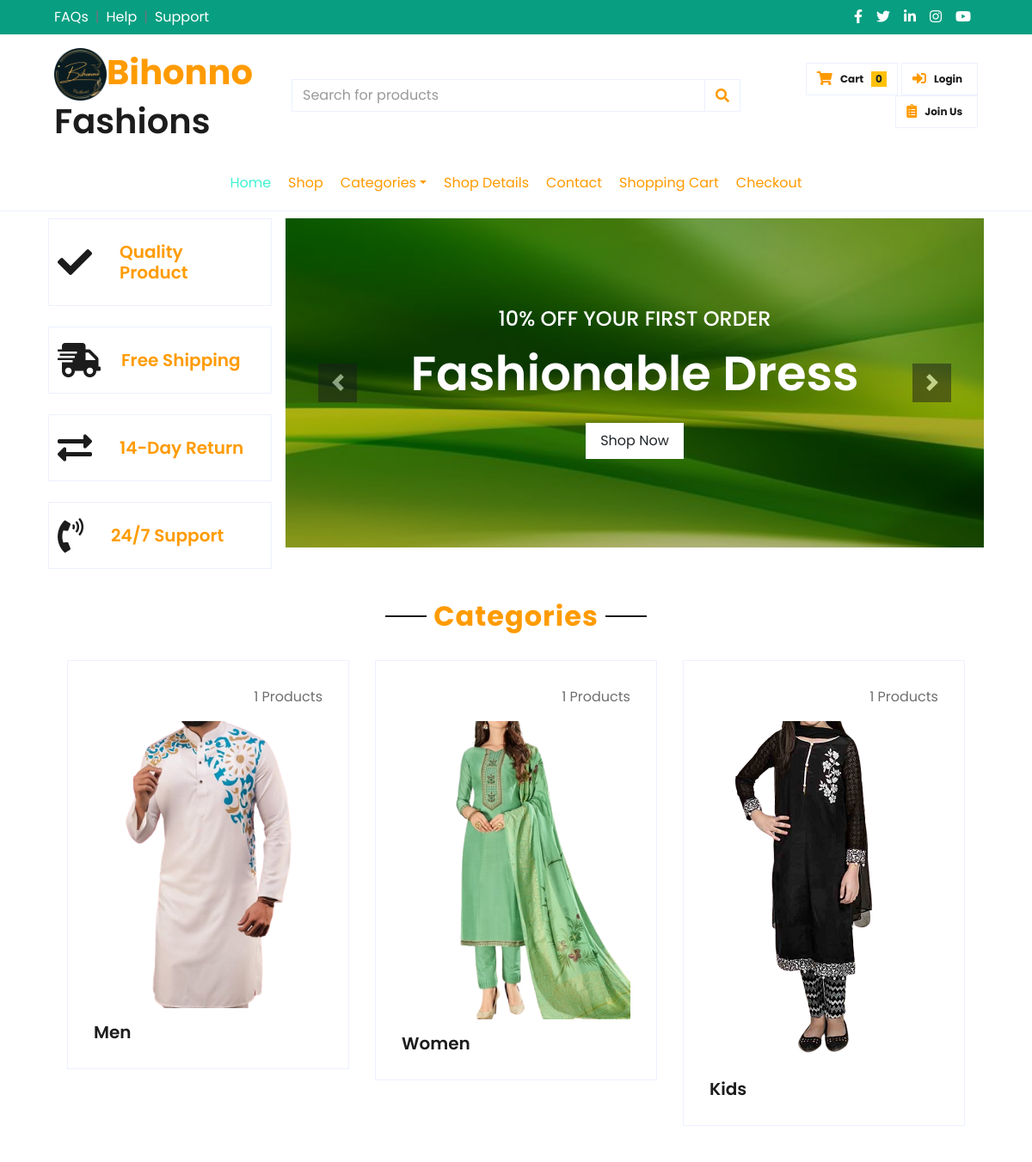
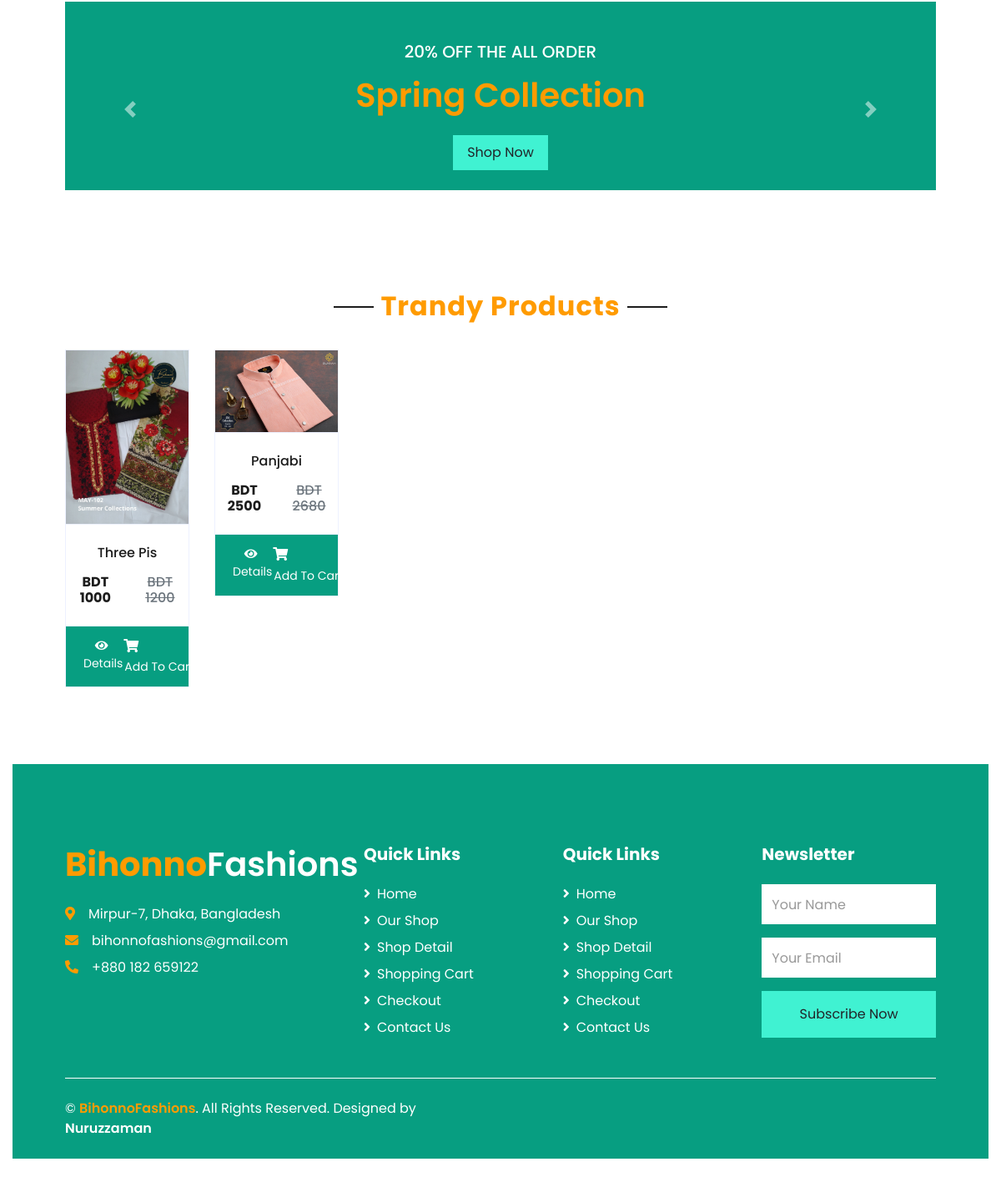
The page / on the database its author committed (2 pictures, top to bottom).
### MainShop/models.py (models this page shows, shortened)
class Intro(models.Model):
    image = models.ImageField(upload_to = 'image/intro')
    name = models.CharField(max_length=500)
    offer = models.CharField(max_length=500)

### Product/models.py (models this page shows, shortened)
class Category(models.Model):
    image = models.ImageField(upload_to = 'image/categories')
    name = models.CharField(max_length=100)
    total_item = models.IntegerField()

class Product(models.Model):
    name = models.CharField(max_length=100)
    image1 = models.ImageField(upload_to = 'image/products')
    image2 = models.ImageField(upload_to = 'image/products')
    description = models.TextField()
    category = models.ForeignKey(Category, on_delete=models.CASCADE, default=1)
    price = models.IntegerField()
    offerprice = models.IntegerField()
    code = models.IntegerField()
    trendy = models.BooleanField(default=False)

### MainShop/views.py (the view, shortened to what this page needs)
# urls.py: path('', views.index.as_view(), name='index'),
class index(View):
    def get(self, request):
        customer_email = request.session.get('customer_email')
        cart = request.session.get('cart')
        if not cart:
            request.session['cart'] = {}
        Categories = Category.objects.all()
        category_id = request.GET.get('Categories')
        if category_id:
            request.session['category_id'] = category_id
            return redirect('by_category')
        product_id = request.GET.get('Products')
        if product_id:
            request.session['product_id'] = product_id
            return redirect('by_id')
        trendy_products = Product.objects.filter(trendy = True)
        Intros = Intro.objects.all()
        return render(request, 'index.html', {'Category' : Categories, 'trendy_product' : trendy_products, 'customer_email' : customer_email, 'Intro' : Intros})

### Cart/templatetags/cart.py (called while the page is built)
@register.filter(name='is_in_cart')
def is_in_cart(Products, cart):
    keys = cart.keys()
    for id in keys:
        if int(id) == Products.id:
            return True
    return False

### templates/index.html
{% include 'head.html' %}
{% load static %}
    <body>
        {% include 'header.html' %}
        {% include 'intro.html' %}
        {% include 'offer.html' %}
        {% include 'itemsuggestion.html' %}
        {% include 'footer.html' %}
    </body>
</html>

### templates/intro.html (shortened to what this page needs)
{% block intro %}
{% load static %}
{% static 'image' as baseUrl %}
    <div class="container-fluid mb-5">
        <div class="row border-top px-xl-5">
            <div class="col-lg-3 col-md-6 col-sm-12 pb-1 p-2">
                <div class="d-flex align-items-center border mb-4" style="padding: 10px;">
                    <h1 class="fa fa-check text-derk m-0 mr-3"></h1>
                    <h5 class="font-weight-semi-bold text-primary m-0 p-md-3">Quality Product</h5>
                </div>
                <div class="d-flex align-items-center border mb-4" style="padding: 10px;">
                    <h1 class="fa fa-shipping-fast text-derk m-0 mr-2"></h1>
                    <h5 class="font-weight-semi-bold text-primary m-0 p-md-3">Free Shipping</h5>
                </div>
                <div class="d-flex align-items-center border mb-4" style="padding: 10px;">
                    <h1 class="fas fa-exchange-alt text-derk m-0 mr-3"></h1>
                    <h5 class="font-weight-semi-bold text-primary m-0 p-md-3">14-Day Return</h5>
                </div>
                <div class="d-flex align-items-center border mb-4" style="padding: 10px;">
                    <h1 class="fa fa-phone-volume text-derk m-0 mr-3"></h1>
                    <h5 class="font-weight-semi-bold text-primary m-0 p-md-3">24/7 Support</h5>
                </div>
            </div>
            <div class="col-lg-9  p-2">
                <div id="header-carousel" class="carousel slide" data-ride="carousel">
                    <div class="carousel-inner">
                        {% for Intros in Intro %}
                        {% if forloop.first %}
                        <div class="carousel-item active" style="height: 383px;">
                            <img class="img-fluid" src="{{Intros.image.url}}" alt="Image">
                            <div class="carousel-caption d-flex flex-column align-items-center justify-content-center">
                                <div class="p-3" style="max-width: 100%;">
                                    <h4 class="text-light text-uppercase font-weight-medium mb-3">{{Intros.offer}}</h4>
                                    <h3 class="display-4 text-white font-weight-semi-bold mb-4">{{Intros.name}}</h3>
                                    <a href="{% url 'shop' %}" class="btn btn-light py-2 px-3">Shop Now</a>
                                </div>
                            </div>
                        </div>
                        {% endif %}
                        {% endfor %}
                    <a class="carousel-control-prev" href="#header-carousel" data-slide="prev">
                        <div class="btn btn-dark" style="width: 45px; height: 45px;">
                            <span class="carousel-control-prev-icon mb-n2"></span>
                        </div>
                    </a>
                    <a class="carousel-control-next" href="#header-carousel" data-slide="next">
                        <div class="btn btn-dark" style="width: 45px; height: 45px;">
                            <span class="carousel-control-next-icon mb-n2"></span>
                        </div>
                    </a>
                </div>
            </div>
        </div>
    </div>
    <div class="container-fluid pt-1">
        <div class="text-center mb-4">
            <h2 class="section-title px-5"><span class="text-primary px-2">Categories</span></h2>
        </div>
        <div class="row px-xl-5 pb-3">
            {% for Categories in Category %}
            <div class="col-lg-4 col-md-6 pb-1">
                <div class="cat-item d-flex flex-column border mb-4" style="padding: 30px;">
                    <p class="text-right">{{Categories.total_item}} Products</p>
                    <a href='?Categories={{Categories.id}}' class="cat-img position-relative overflow-hidden mb-3">
                        <img src="{{Categories.image.url}}" class="img-fluid" alt="...">
                    </a>
                    <h5 class="font-weight-semi-bold m-0">{{Categories.name}}</h5>
                </div>
            </div>
            {% endfor %}
        </div>
    </div>
{% endblock %}

### templates/itemsuggestion.html (shortened to what this page needs)
{% block itemsuggestion %}
{% load static %}
{% load cart %}
<div class="container-fluid pt-5">
    <div class="text-center mb-4">
        <h2 class="section-title px-5"><span class="text-primary px-2">Trandy Products</span></h2>
    </div>
    <div class="row px-xl-5 pb-3">
        {% for Products in trendy_product %}
        <div class="col-lg-2 col-md-6 col-sm-12 pb-1">
            <div class="card product-item border-0 mb-4">
                <a href='?Products={{Products.id}}' class="card-header product-img position-relative overflow-hidden bg-transparent border p-0">
                    <img class="img-fluid w-100" src="{{Products.image1.url}}" alt="">
                </a>
                <div class="card-body border-left border-right text-center p-0 pt-4 pb-3">
                    <h6 class="text-truncate mb-3">{{Products.name}}</h6>
                    <div class="d-flex justify-content-center">
                        <h6><b>BDT {{Products.offerprice}}</b></h6>
                        <h6 class="text-muted ml-2"><del>BDT {{Products.price}}</del></h6>
                    </div>
                </div>
                {% if Products|is_in_cart:request.session.cart %}
                <div class="card-footer d-flex justify-content-between bg-light border">
                    <form action="" method = "POST">
                        {% csrf_token %}
                        <input hidden type='text' name = 'Products' value = '{{Products.id}}'>
                        <input hidden type='text' name = 'remove' value = 'True'>
                        <a href="">
                            <button type="submit" id = 'remove' class="btn btn-sm text-light p-0">
                                <i class="fas fa-minus text-light mr-1"></i>
                            </button>
                        </a>
                    </form>
                    <div class="text-center text-light p-0">
                        {{Products|cart_quantity:request.session.cart}} in cart
                    </div>
                    <form action="" method = "POST">
                        {% csrf_token %}
                        <input hidden type='text' name = 'Products' value = '{{Products.id}}'>
                        <a href="">
                            <button type="submit" class="btn btn-sm p-1">
                                <i class="fas fa-plus text-light mr-1"></i>
                            </button>
                        </a>
                    </form>
                </div>
                {% else %}
                <form action="" method = "POST">
                    <div class="card-footer d-flex justify-content-between bg-light border">
                        <a href="" class="btn btn-sm text-light p-0"><i class="fas fa-eye text-light mr-1"></i>Details</a>
                        <a href="">
                            <i class="fas fa-shopping-cart text-light mr-1"></i>
                            <input type='submit' class="btn btn-sm text-light p-0" value='Add To Cart'>
                        </a>
                    </div>
                </form>
                {% endif %}
            </div>
        </div>
        {% endfor %}
    </div>
</div>
{% endblock %}

### rows shown on the page
Intro: image (picture), offer "10% OFF YOUR FIRST ORDER", name "Fashionable Dress"
Category: total_item "1", image (picture), name "Men"
Category: total_item "1", image (picture), name "Women"
Category: total_item "1", image (picture), name "Kids"
Product: image1 (picture), name "Three Pis", offerprice "1000", price "1200"
Product: image1 (picture), name "Panjabi", offerprice "2500", price "2680"

### other values the page prints
{{ request.session.cart.keys|length }} "0"
